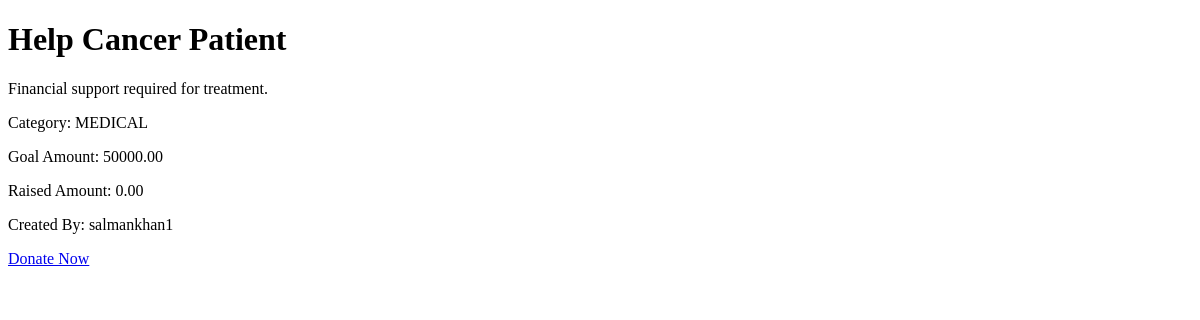
/campaigns/1/, run on an earlier commit of the app's database.
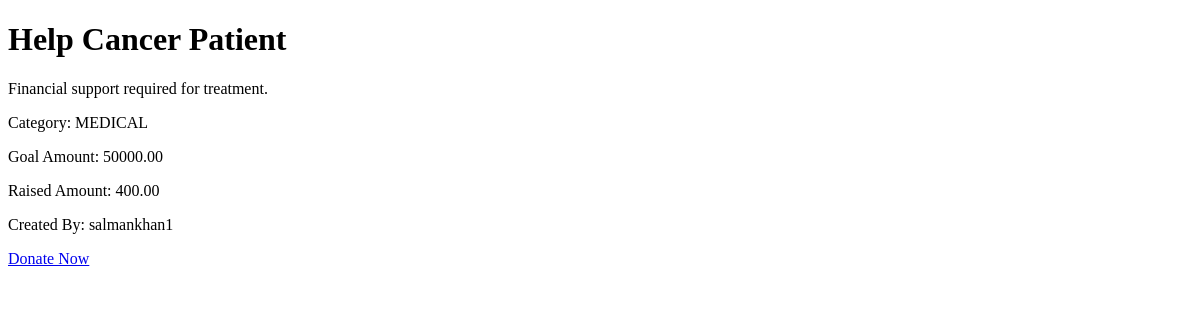
And on a later commit of the database.
### campaigns/models.py (models this page shows, shortened)
class Campaign(models.Model):
    CATEGORY_CHOICES = [
        ("MEDICAL", "Medical"),
        ("EDUCATION", "Education"),
        ("FOOD", "Food"),
        ("DISASTER", "Disaster Relief"),
        ("OTHER", "Other"),
    ]
    STATUS_CHOICES = [
        ("PENDING", "Pending"),
        ("APPROVED", "Approved"),
        ("REJECTED", "Rejected"),
        ("COMPLETED", "Completed"),
    ]
    ngo = models.ForeignKey(
        settings.AUTH_USER_MODEL,
        on_delete=models.CASCADE,
        related_name="campaigns"
    )
    title = models.CharField(
        max_length=200
    )
    description = models.TextField()
    category = models.CharField(
        max_length=20,
        choices=CATEGORY_CHOICES
    )
    goal_amount = models.DecimalField(
        max_digits=10,
        decimal_places=2
    )
    raised_amount = models.DecimalField(
        max_digits=10,
        decimal_places=2,
        default=0
    )
    image = models.ImageField(
        upload_to="campaigns/",
        blank=True,
        null=True
    )
    status = models.CharField(
        max_length=20,
        choices=STATUS_CHOICES,
        default="PENDING"
    )
    created_at = models.DateTimeField(
        auto_now_add=True
    )

### accounts/models.py (models this page shows, shortened)
class User(AbstractUser):
    DONOR = "DONOR"
    NGO = "NGO"
    ROLE_CHOICES = [
        (DONOR, "Donor"),
        (NGO, "NGO"),
    ]
    role = models.CharField(
        max_length=10,
        choices=ROLE_CHOICES,
        default=DONOR
    )
    phone = models.CharField(max_length=15, blank=True)

### campaigns/views.py (the view)
def campaign_detail(request,id):
    campaign=get_object_or_404(
        Campaign,
        id=id,
        status="APPROVED"
    )
    return render(
        request,
        "campaigns/detail.html",
        {
            "campaign":campaign
        }
    )

### templates/campaigns/detail.html (shortened to what this page needs)
<!DOCTYPE html>
<html>
<head>
</head>
<body>
    <h1>{{campaign.title}}</h1>
    <p>{{campaign.description}}</p>
    <p>Category: {{campaign.category}}</p>
    <p>Goal Amount: {{campaign.goal_amount}}</p>
    <p>Raised Amount: {{campaign.raised_amount}}</p>
    <p>Created By: {{campaign.ngo.username}}</p>
    <a href="{% url 'donate' campaign.id %}">Donate Now</a>
</body>
</html>

What changed in the data, as far as the page shows it:
changed Campaign "Help Cancer Patient": raised_amount "0.00" → "400.00"
